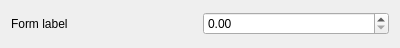
<?xml version="1.0" encoding="UTF-8"?>
<ui version="4.0">
 <class>Float</class>
 <widget class="QWidget" name="Float">
  <property name="geometry">
   <rect>
    <x>0</x>
    <y>0</y>
    <width>400</width>
    <height>48</height>
   </rect>
  </property>
  <property name="minimumSize">
   <size>
    <width>400</width>
    <height>0</height>
   </size>
  </property>
  <property name="maximumSize">
   <size>
    <width>475</width>
    <height>16777215</height>
   </size>
  </property>
  <property name="windowTitle">
   <string>Float</string>
  </property>
  <layout class="QHBoxLayout" name="horizontalLayout">
   <item>
    <widget class="QLabel" name="label">
     <property name="text">
      <string>Form label</string>
     </property>
    </widget>
   </item>
   <item>
    <widget class="QDoubleSpinBox" name="field"/>
   </item>
  </layout>
 </widget>
 <resources/>
 <connections/>
</ui>
